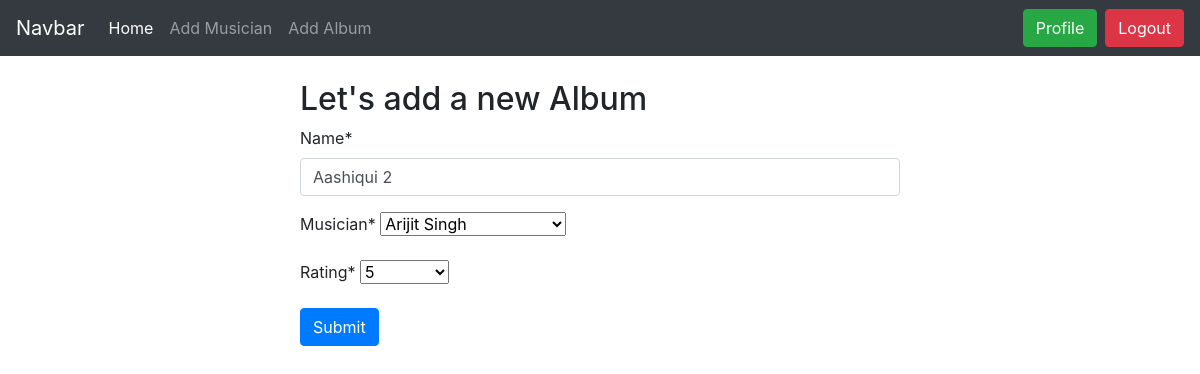
The page /album/edit/9 (signed in) on the database as committed earlier.
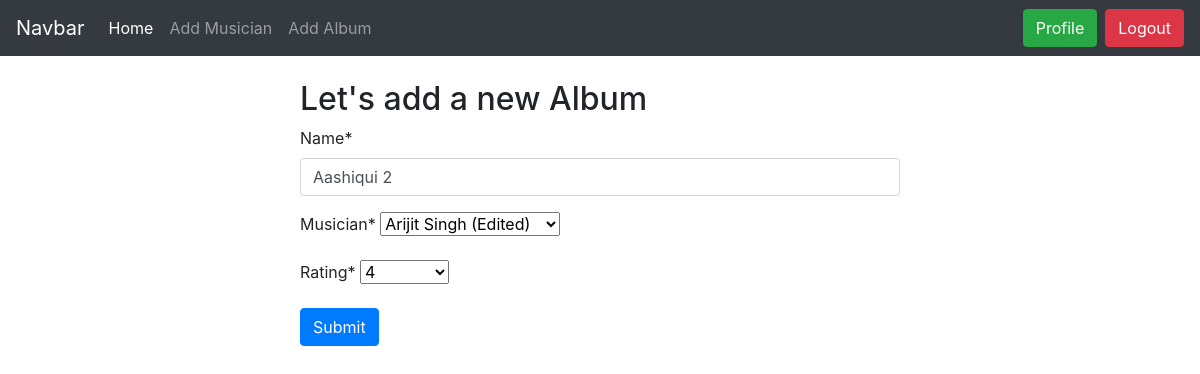
The same page on the database as committed later.
### album/models.py (models this page shows, shortened)
class Album(models.Model):
    name = models.CharField(max_length=30)
    musician = models.ForeignKey(Musician, on_delete=models.CASCADE)
    release_date = models.DateField(auto_now=True)
    Ratings = [('1', '1'), ('2', '2'), ('3', '3'), ('4', '4'), ('5' , '5')]
    rating = models.CharField(max_length=10, choices=Ratings)

### album/views.py (the view)
# urls.py: path('edit/<int:id>', views.EditAlbumData.as_view(), name='edit_album'),
class EditAlbumData(UpdateView):
    model = models.Album
    form_class = forms.ALbumForm
    template_name = 'album.html'
    pk_url_kwarg = 'id'
    success_url = reverse_lazy('homepage')

### album/forms.py
class ALbumForm(forms.ModelForm):
    class Meta:
        model = Album
        fields = '__all__'

### musician/models.py (called while the page is built)
    def __str__(self):
        return f'{self.first_name} {self.last_name}'

### album/templates/album.html (shortened to what this page needs)
{% extends 'base.html' %}
{% load crispy_forms_tags %}
{% block body %}
<form method="post" style="width: 50%; margin: auto;" class="mt-4">
    <h2>Let's add a new Album</h2>
    {{form | crispy}}
    <button type="submit" class="btn btn-primary">Submit</button>
</form>
{% endblock %}

Rows that differ between the two databases and show on the page:
changed Album "Aashiqui 2": musician "Arijit Singh" → "Arijit Singh (Edited)"; rating "5" → "4"
